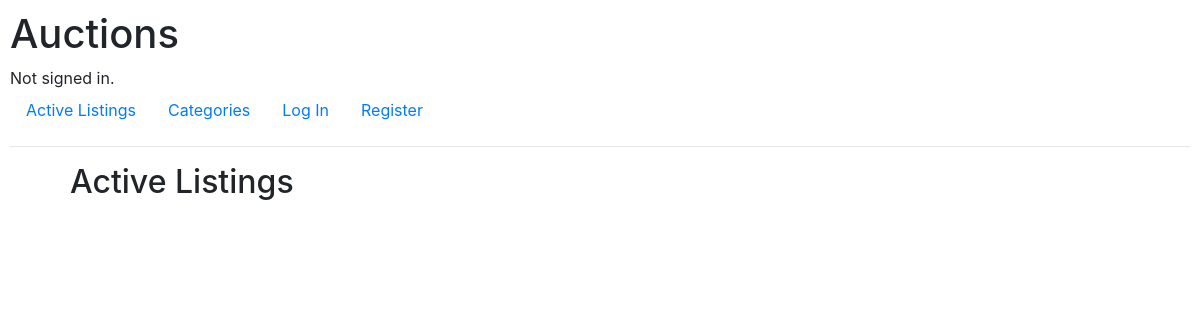
/, run on an earlier commit of the app's database.
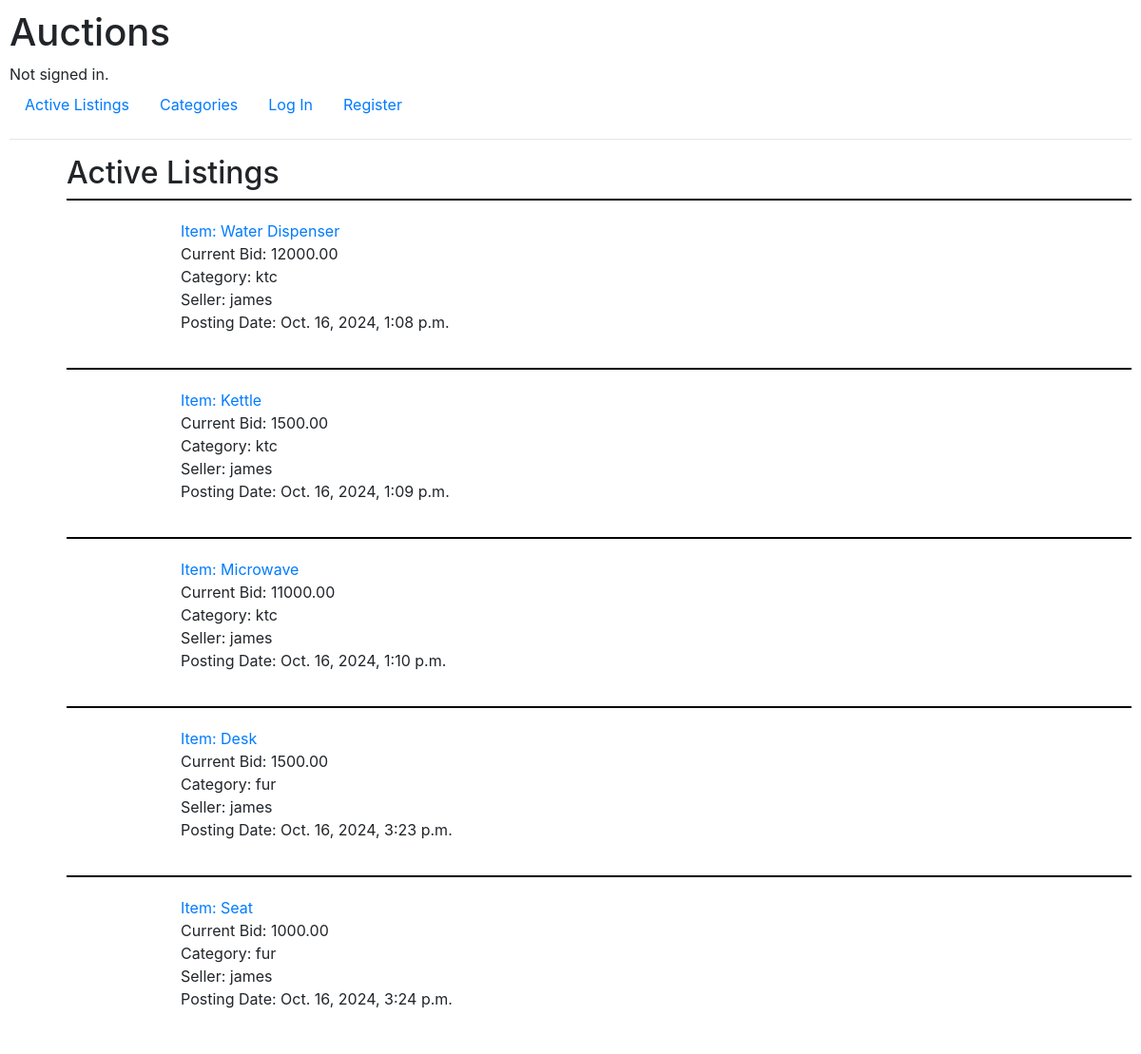
And on a later commit of the database.
### auctions/models.py (models this page shows, shortened)
class Listing(models.Model):
    CATEGORY_CHOICES = [
        ('elec', 'Electronics'),
        ('ktc', 'Kitchen Appliances'),
        ('clt', 'Clothing'),
        ('fur', 'Furniture')
    ]
    title = models.CharField(max_length=64)
    description = models.TextField()
    starting_bid = models.DecimalField(max_digits=10, decimal_places=2)
    posting_date = models.DateTimeField(auto_now_add=True)
    category = models.CharField(max_length=32, choices=CATEGORY_CHOICES)
    image  = models.ImageField(null=True, blank=True, upload_to="images/")
    closed = models.BooleanField(default=False)
    user = models.ForeignKey(User, on_delete=models.CASCADE, related_name="listing")

class User(AbstractUser):
    pass

### auctions/views.py (the view)
# urls.py: path("", views.index, name="index"),
def index(request):
    listing = Listing.objects.exclude(closed=True)
    return render(request, "auctions/index.html", {
        "listings":listing,
        "total": total_items(request.user.id)
    })

### auctions/views.py (called while the page is built)
def total_items(user_id):
     return Watchlist.objects.filter(author = user_id).count()

### auctions/templates/auctions/index.html (shortened to what this page needs)
{% extends "auctions/layout.html" %}
{% block body %}
    <h2>Active Listings</h2>
    {% for listing in listings %}
        <ul id="active-listing">
            <div id="details">
                <li><a href="{% url 'listing' listing.id %}">Item: {{ listing.title }} </a></li>
                <li>Current Bid: {{ listing.starting_bid}}</li>
                <li>Category: {{ listing.category}}</li>
                <li>Seller: {{ listing.user.username }}</li>
                <li>Posting Date: {{ listing.posting_date }}</li>
            </div>
        </ul>
    {% endfor %}
{% endblock %}

What changed in the data, as far as the page shows it:
added Listing: title "Water Dispenser", starting_bid "12000.00", category "ktc", user.username "james", posting_date "Oct. 16, 2024, 1:08 p.m."
added Listing: title "Kettle", starting_bid "1500.00", category "ktc", user.username "james", posting_date "Oct. 16, 2024, 1:09 p.m."
added Listing: title "Microwave", starting_bid "11000.00", category "ktc", user.username "james", posting_date "Oct. 16, 2024, 1:10 p.m."
added Listing: title "Desk", starting_bid "1500.00", category "fur", user.username "james", posting_date "Oct. 16, 2024, 3:23 p.m."
added Listing: title "Seat", starting_bid "1000.00", category "fur", user.username "james", posting_date "Oct. 16, 2024, 3:24 p.m."
